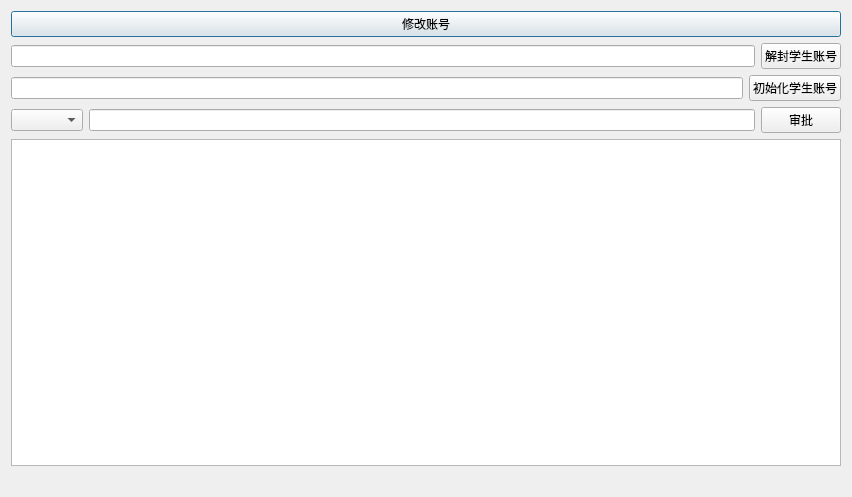
<?xml version="1.0" encoding="UTF-8"?>
<ui version="4.0">
 <class>Dialog</class>
 <widget class="QDialog" name="Dialog">
  <property name="geometry">
   <rect>
    <x>0</x>
    <y>0</y>
    <width>852</width>
    <height>497</height>
   </rect>
  </property>
  <property name="windowTitle">
   <string>Dialog</string>
  </property>
  <layout class="QVBoxLayout" name="verticalLayout_3">
   <item>
    <layout class="QHBoxLayout" name="horizontalLayout_2">
     <item>
      <widget class="QPushButton" name="pushButton_modify_account">
       <property name="text">
        <string>修改账号</string>
       </property>
      </widget>
     </item>
    </layout>
   </item>
   <item>
    <layout class="QHBoxLayout" name="horizontalLayout_3">
     <item>
      <widget class="QLineEdit" name="lineEdit_enable_account"/>
     </item>
     <item>
      <widget class="QPushButton" name="pushButton_enable_account">
       <property name="text">
        <string>解封学生账号</string>
       </property>
      </widget>
     </item>
    </layout>
   </item>
   <item>
    <layout class="QHBoxLayout" name="horizontalLayout_4">
     <item>
      <widget class="QLineEdit" name="lineEdit_init_account"/>
     </item>
     <item>
      <widget class="QPushButton" name="pushButton_init_account">
       <property name="text">
        <string>初始化学生账号</string>
       </property>
      </widget>
     </item>
    </layout>
   </item>
   <item>
    <layout class="QHBoxLayout" name="horizontalLayout_5">
     <item>
      <widget class="QComboBox" name="comboBox_request_type"/>
     </item>
     <item>
      <widget class="QLineEdit" name="lineEdit_request_id"/>
     </item>
     <item>
      <widget class="QPushButton" name="pushButton_examine">
       <property name="text">
        <string>审批</string>
       </property>
      </widget>
     </item>
    </layout>
   </item>
   <item>
    <layout class="QVBoxLayout" name="verticalLayout_2">
     <item>
      <widget class="QTableWidget" name="tableWidget"/>
     </item>
     <item>
      <widget class="QLabel" name="label_state">
       <property name="text">
        <string/>
       </property>
      </widget>
     </item>
    </layout>
   </item>
  </layout>
 </widget>
 <resources/>
 <connections/>
</ui>
